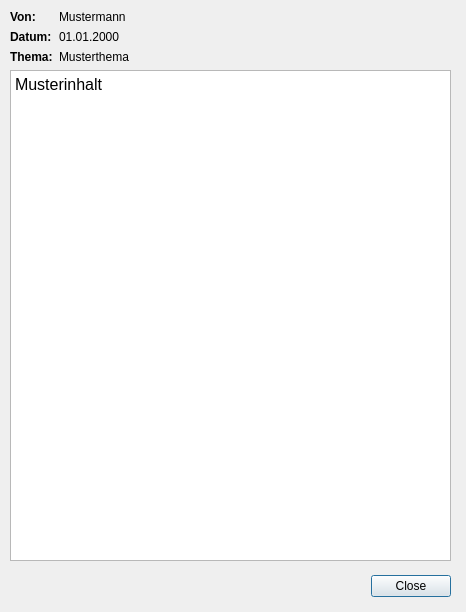
<?xml version="1.0" encoding="UTF-8"?>
<ui version="4.0">
 <class>message</class>
 <widget class="QDialog" name="message">
  <property name="geometry">
   <rect>
    <x>0</x>
    <y>0</y>
    <width>466</width>
    <height>612</height>
   </rect>
  </property>
  <property name="sizePolicy">
   <sizepolicy hsizetype="Fixed" vsizetype="Fixed">
    <horstretch>0</horstretch>
    <verstretch>0</verstretch>
   </sizepolicy>
  </property>
  <property name="minimumSize">
   <size>
    <width>466</width>
    <height>612</height>
   </size>
  </property>
  <property name="maximumSize">
   <size>
    <width>466</width>
    <height>612</height>
   </size>
  </property>
  <property name="windowTitle">
   <string>Nachricht</string>
  </property>
  <widget class="QDialogButtonBox" name="buttonBox">
   <property name="geometry">
    <rect>
     <x>360</x>
     <y>570</y>
     <width>91</width>
     <height>32</height>
    </rect>
   </property>
   <property name="orientation">
    <enum>Qt::Horizontal</enum>
   </property>
   <property name="standardButtons">
    <set>QDialogButtonBox::Close</set>
   </property>
  </widget>
  <widget class="QWidget" name="gridLayoutWidget">
   <property name="geometry">
    <rect>
     <x>10</x>
     <y>10</y>
     <width>441</width>
     <height>551</height>
    </rect>
   </property>
   <layout class="QGridLayout" name="gridLayout">
    <item row="0" column="0">
     <layout class="QVBoxLayout" name="verticalLayout_3">
      <item>
       <layout class="QFormLayout" name="formLayout">
        <property name="fieldGrowthPolicy">
         <enum>QFormLayout::AllNonFixedFieldsGrow</enum>
        </property>
        <item row="0" column="0">
         <widget class="QLabel" name="from_label">
          <property name="font">
           <font>
            <weight>75</weight>
            <bold>true</bold>
           </font>
          </property>
          <property name="text">
           <string>Von:</string>
          </property>
         </widget>
        </item>
        <item row="0" column="1">
         <widget class="QLabel" name="author_label">
          <property name="text">
           <string>Mustermann</string>
          </property>
         </widget>
        </item>
        <item row="1" column="0">
         <widget class="QLabel" name="date_label">
          <property name="font">
           <font>
            <weight>75</weight>
            <bold>true</bold>
           </font>
          </property>
          <property name="text">
           <string>Datum:</string>
          </property>
         </widget>
        </item>
        <item row="1" column="1">
         <widget class="QLabel" name="dates_label">
          <property name="text">
           <string>01.01.2000</string>
          </property>
         </widget>
        </item>
        <item row="2" column="0">
         <widget class="QLabel" name="topic_label">
          <property name="font">
           <font>
            <weight>75</weight>
            <bold>true</bold>
           </font>
          </property>
          <property name="text">
           <string>Thema:</string>
          </property>
         </widget>
        </item>
        <item row="2" column="1">
         <widget class="QLabel" name="subject_label">
          <property name="text">
           <string>Musterthema</string>
          </property>
          <property name="wordWrap">
           <bool>true</bool>
          </property>
         </widget>
        </item>
       </layout>
      </item>
      <item>
       <widget class="QTextBrowser" name="message_body">
        <property name="documentTitle">
         <string notr="true"/>
        </property>
        <property name="html">
         <string notr="true">&lt;!DOCTYPE HTML PUBLIC &quot;-//W3C//DTD HTML 4.0//EN&quot; &quot;http://www.w3.org/TR/REC-html40/strict.dtd&quot;&gt;
&lt;html&gt;&lt;head&gt;&lt;meta name=&quot;qrichtext&quot; content=&quot;1&quot; /&gt;&lt;style type=&quot;text/css&quot;&gt;
p, li { white-space: pre-wrap; }
&lt;/style&gt;&lt;/head&gt;&lt;body style=&quot; font-family:'MS Shell Dlg 2'; font-size:7.8pt; font-weight:400; font-style:normal;&quot;&gt;
&lt;p style=&quot; margin-top:0px; margin-bottom:0px; margin-left:0px; margin-right:0px; -qt-block-indent:0; text-indent:0px;&quot;&gt;&lt;span style=&quot; font-family:'Cantarell'; font-size:12pt;&quot;&gt;Musterinhalt&lt;/span&gt;&lt;/p&gt;&lt;/body&gt;&lt;/html&gt;</string>
        </property>
        <property name="searchPaths">
         <stringlist notr="true"/>
        </property>
        <property name="openExternalLinks">
         <bool>true</bool>
        </property>
       </widget>
      </item>
     </layout>
    </item>
   </layout>
  </widget>
 </widget>
 <resources/>
 <connections>
  <connection>
   <sender>buttonBox</sender>
   <signal>accepted()</signal>
   <receiver>message</receiver>
   <slot>accept()</slot>
   <hints>
    <hint type="sourcelabel">
     <x>248</x>
     <y>254</y>
    </hint>
    <hint type="destinationlabel">
     <x>157</x>
     <y>274</y>
    </hint>
   </hints>
  </connection>
  <connection>
   <sender>buttonBox</sender>
   <signal>rejected()</signal>
   <receiver>message</receiver>
   <slot>reject()</slot>
   <hints>
    <hint type="sourcelabel">
     <x>316</x>
     <y>260</y>
    </hint>
    <hint type="destinationlabel">
     <x>286</x>
     <y>274</y>
    </hint>
   </hints>
  </connection>
 </connections>
</ui>
